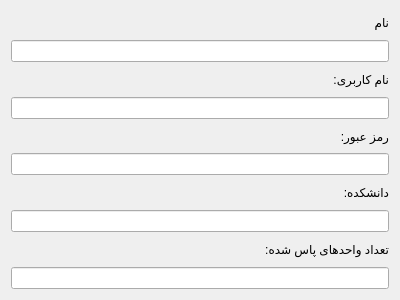
<?xml version="1.0" encoding="UTF-8"?>
<ui version="4.0">
 <class>StudentShowInfoForm</class>
 <widget class="QWidget" name="StudentShowInfoForm">
  <property name="geometry">
   <rect>
    <x>0</x>
    <y>0</y>
    <width>400</width>
    <height>300</height>
   </rect>
  </property>
  <property name="windowTitle">
   <string>Student Information</string>
  </property>
  <layout class="QVBoxLayout" name="verticalLayout">
   <item>
    <widget class="QLabel" name="label">
     <property name="text">
      <string>نام</string>
     </property>
    </widget>
   </item>
   <item>
    <widget class="QLineEdit" name="nameLineEdit"/>
   </item>
   <item>
    <widget class="QLabel" name="usernameLabel">
     <property name="text">
      <string>نام کاربری:</string>
     </property>
    </widget>
   </item>
   <item>
    <widget class="QLineEdit" name="usernameLineEdit">
     <property name="readOnly">
      <bool>true</bool>
     </property>
    </widget>
   </item>
   <item>
    <widget class="QLabel" name="passwordLabel">
     <property name="text">
      <string>رمز عبور:</string>
     </property>
    </widget>
   </item>
   <item>
    <widget class="QLineEdit" name="passwordLineEdit">
     <property name="echoMode">
      <enum>QLineEdit::EchoMode::Password</enum>
     </property>
     <property name="readOnly">
      <bool>true</bool>
     </property>
    </widget>
   </item>
   <item>
    <widget class="QLabel" name="facultyLabel">
     <property name="text">
      <string>دانشکده:</string>
     </property>
    </widget>
   </item>
   <item>
    <widget class="QLineEdit" name="facultyLineEdit">
     <property name="readOnly">
      <bool>true</bool>
     </property>
    </widget>
   </item>
   <item>
    <widget class="QLabel" name="completedUnitsLabel">
     <property name="text">
      <string>تعداد واحد‌های پاس شده:</string>
     </property>
    </widget>
   </item>
   <item>
    <widget class="QLineEdit" name="completedUnitsLineEdit">
     <property name="readOnly">
      <bool>true</bool>
     </property>
    </widget>
   </item>
  </layout>
 </widget>
 <resources/>
 <connections/>
</ui>
